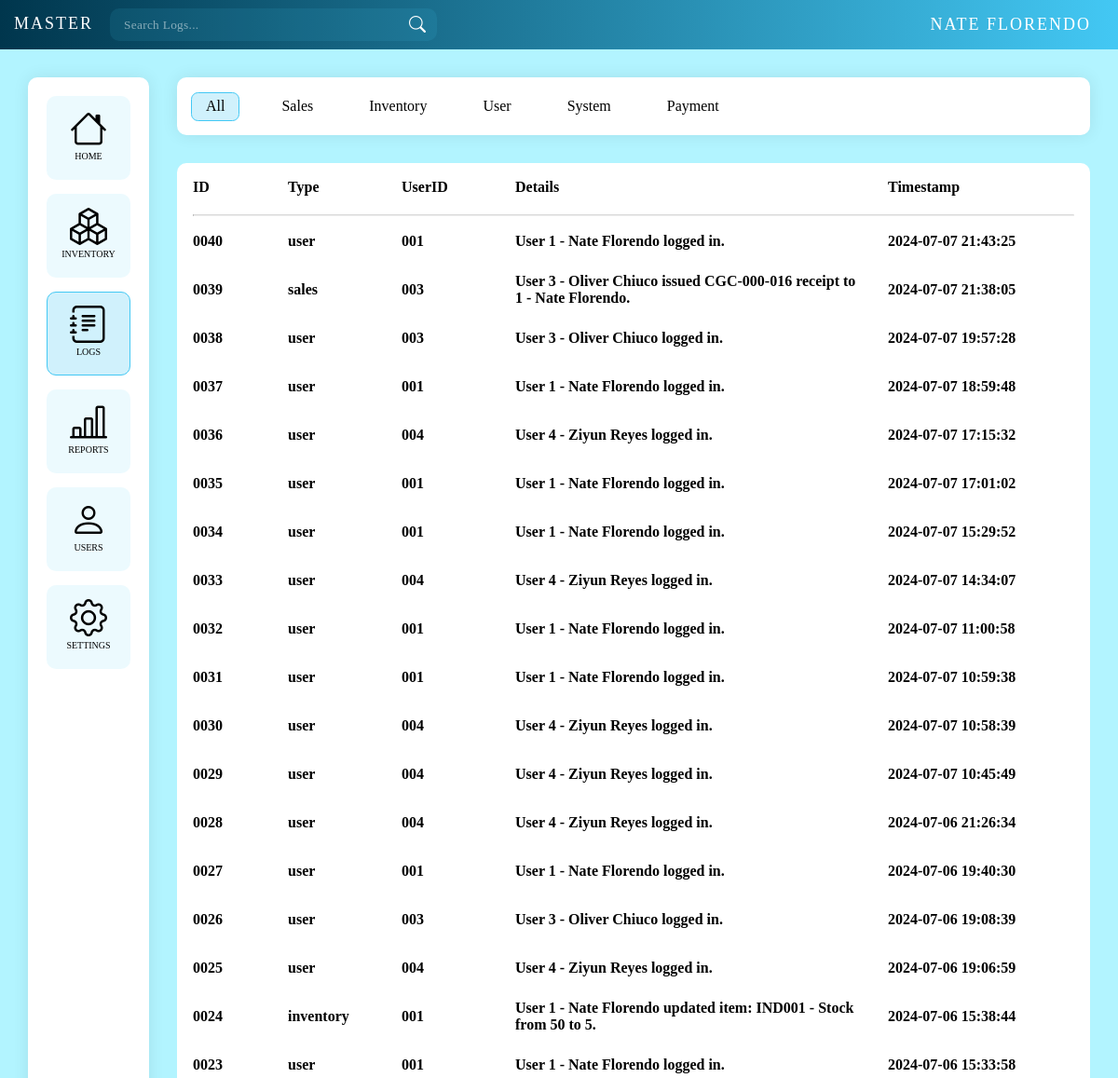
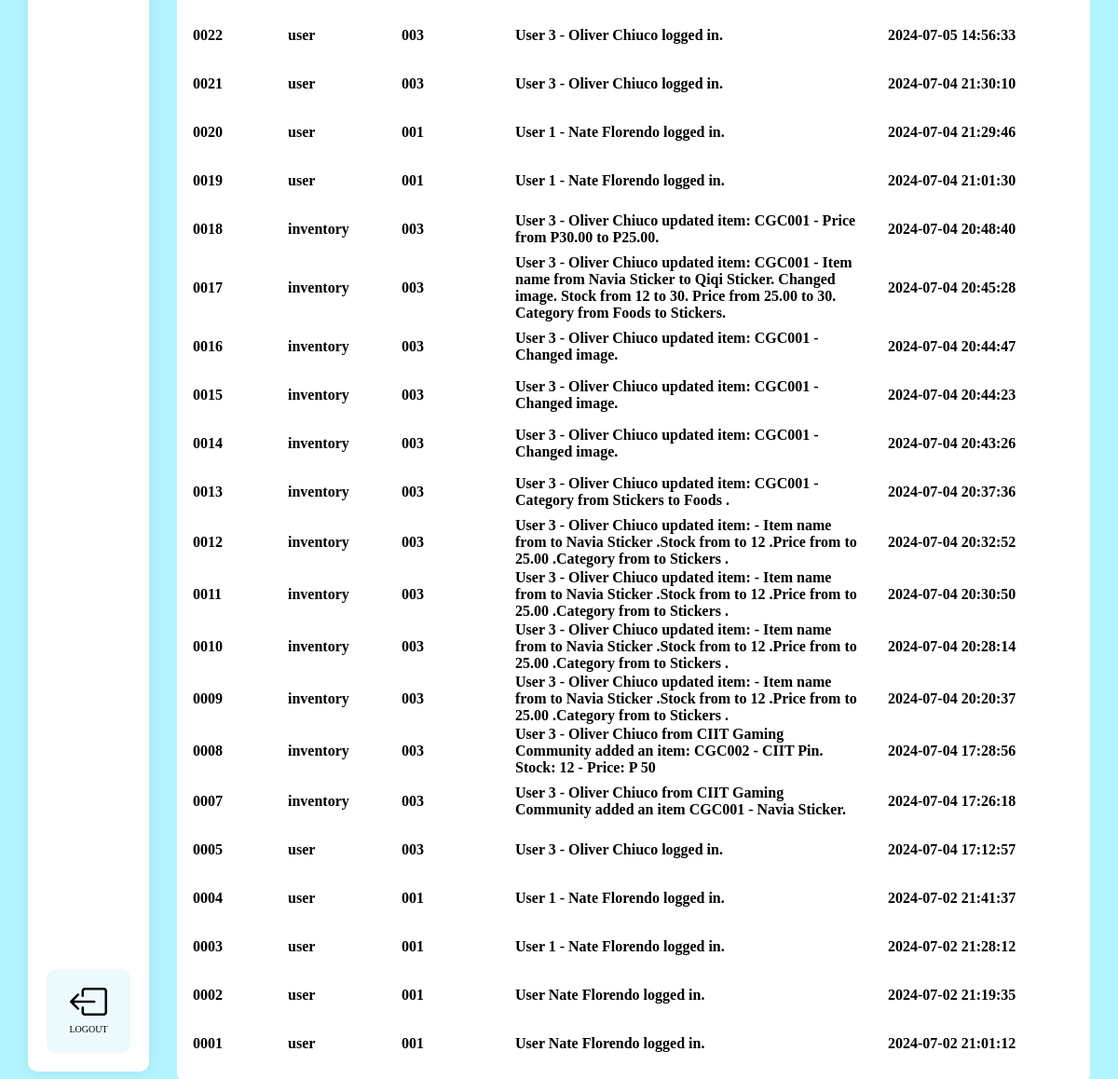
The page /pages/logs.php (signed in) on the database its author committed (2 pictures, top to bottom).
### tables this page shows
CREATE TABLE `users` (
  `id` int(11) NOT NULL,
  `username` varchar(11) NOT NULL,
  `name` varchar(255) NOT NULL,
  `role` enum('master','admin','seller','student') NOT NULL,
  `organization` int(11) DEFAULT NULL,
  `password` varchar(255) NOT NULL,
  `email` varchar(255) NOT NULL,
  `student_number` varchar(50) DEFAULT NULL,
  `status` enum('student','pending','approved','disabled') NOT NULL,
  `use_template` enum('true','false') NOT NULL,
  `use_username` enum('true','false') NOT NULL
);

CREATE TABLE `logs` (
  `id` int(11) NOT NULL,
  `type` enum('sales','inventory','user','system','payment') NOT NULL,
  `userID` int(11) DEFAULT NULL,
  `details` text NOT NULL,
  `timestamp` timestamp NOT NULL DEFAULT current_timestamp()
);

### pages/logs.php (the view, shortened to what this page needs)
<?php
$servername = "localhost";
$username = "root";
$password = "";
$dbname = "techcommprototype";
$name = '';
$conn = new mysqli($servername, $username, $password, $dbname);
function getUserIdFormatted($id, $length) {
    return str_pad($id, $length, '0', STR_PAD_LEFT);
}
$sql = "SELECT u.username, u.name, u.organization, o.code, o.name AS organization_name FROM users AS u JOIN organizations AS o ON u.organization = o.id WHERE u.id = '$_SESSION[user_id]'";
$result = $conn->query($sql);
while ($row = $result->fetch_assoc()) {
    $name = $row["name"];
    $organization_name = $row["organization_name"];
    $organization_id = $row["organization"];
    $organization_code = $row["code"];
}
if($organization_id ==  '1'){
    $sql = "SELECT * FROM logs WHERE userID ='$_SESSION[user_id]' ORDER BY timestamp DESC";
} else{
    $sql = "SELECT logs.* FROM logs
            JOIN users ON logs.userID = users.id
            WHERE users.organization = '$organization_id'
            ORDER BY logs.timestamp DESC";
}
if ($_SESSION['role'] == "master") $sql = "SELECT * FROM logs ORDER BY timestamp DESC";
$result = mysqli_query($conn, $sql);
$logs = mysqli_fetch_all($result, MYSQLI_ASSOC);
?>
<!DOCTYPE html>
<html lang="en">
<head>
    <link rel="stylesheet" type="text/css" href="../css/style.php">
    <link rel="stylesheet" href="https://cdn.jsdelivr.net/npm/bootstrap-icons@1.9.1/font/bootstrap-icons.css">
</head>
<body>
    <nav class="navbar">
        <div class="nav-left">
            <div class="menu">
            <a href="#"
                    class="logo"><?php if ($organization_name == "Individual") {
                        if($_SESSION['role'] == "master"){
                            echo htmlspecialchars("MASTER");
                        } else{
                            echo htmlspecialchars(strtoupper($name));
                        }
                    } else {
                        if($_SESSION['role'] == "admin"){
                            echo htmlspecialchars("ADMIN: " . strtoupper($organization_code));
                        } else{
                            echo htmlspecialchars(strtoupper($organization_name));
                        }
                    } ?></a>
                <form class="search-bar ">
                    <input id="search" type="text" autocomplete="off" placeholder="Search Logs...">
                    <i class="bi bi-search search-empty"></i>
                </form>
            </div>
        </div>
        <div class="nav-right">
            <div class="menu seller">
                <li><a><?php echo htmlspecialchars(strtoupper($name)); ?></a></li>
            </div>
        </div>
    </nav>
    <div class="main-interface with-navbar" >
        <div class="left-panel">
            <div class="left-panel-content shadow unselectable">
                <div class="left-nav-upper">
                    <div class="left-nav-icon button" onclick="window.location.href='../index.php'"><i class="bi bi-house"></i>HOME
                    </div>
                    <div class="left-nav-icon button" onclick="window.location.href='inventory.php'"><i
                            class="bi bi-boxes" ></i>INVENTORY</div>
                    <div class="left-nav-icon button selected" onclick="window.location.href='logs.php'"><i
                            class="bi bi-journal-text"></i>LOGS</div>
                    <div class="left-nav-icon button" onclick="window.location.href='reports.php'"><i
                            class="bi bi-bar-chart-line"></i>REPORTS</div>
                    <?php
                    if($_SESSION['role'] == 'admin' || $_SESSION['role'] == 'master'){
                    ?><div class="left-nav-icon button" onclick="window.location.href='users.php'"><i
                            class="bi bi-person"></i>USERS</div><?php
                    }
                    ?>
                    <div class="left-nav-icon button" onclick="window.location.href='settings.php'"><i
                            class="bi bi-gear"></i>SETTINGS</div>
                </div>
                <div class="left-nav-lower">
                    <div class="left-nav-icon button" onclick="window.location.href='../index.php?logout=1'"><i
                            class="bi bi-box-arrow-left"></i>LOGOUT</div>
                </div>
            </div>
        </div>
        <div class="center-panel" style="margin-right: 15px; width: 100%;">
            <div class="center-panel-content" >
                <div class="category-panel shadow unselectable">
                    <div class="category-button selected">All</div>
                    <div class="category-button">Sales</div>
                    <div class="category-button">Inventory</div>
                    <div class="category-button">User</div>
                    <div class="category-button">System</div>
                    <div class="category-button">Payment</div>
                </div>
                <div class="products-panel unselectable">
                    <table style="background-color: var(--card-color); color: var(--card-text-color) ;border-radius: 10px; width: 100%; text-align: left; padding: 15px; ">
                        <thead >
                            <tr >
                                <th scope="col">ID</th>
                                <th scope="col">Type</th>
                                <th scope="col">UserID</th>
                                <th scope="col">Details</th>
                                <th scope="col">Timestamp</th>
                            </tr>
                        </thead>
                        <tbody >
                            <tr><td colspan="7"><br><hr style="border-top: 1px solid rgba(0, 0, 0, 0.151);"></td></tr>
                            <?php
                            foreach ($logs as $log) {
                                ?>
                                <tr class="log-row" style="height: 50px;">
                                    <th class="log-id" style="width:100px ; min-width: 100px; max-width: 100px; word-wrap:break-word;"><?php echo htmlspecialchars(getUserIdFormatted($log['id'],4)); ?></th>
                                    <th class="log-category" style="width: 120px ; min-width: 120px; max-width: 120px;"><?php echo htmlspecialchars($log['type']); ?></th>
                                    <th class="log-user" style="width: 120px ; min-width: 120px; max-width: 120px;"><?php echo htmlspecialchars(getUserIdFormatted($log['userID'],3)); ?></th>
                                    <th class="log-details" style="padding-right: 30px;"><?php echo htmlspecialchars($log['details']); ?></th>
                                    <th class="log-datetime" style="width: 200px ; min-width: 200px; max-width: 200px;"><?php echo htmlspecialchars($log['timestamp']); ?></th>
                                </tr>
                            <?php } ?>
                        </tbody>
                    </table>
                </div>
            </div>
        </div>
    </div>
</body>
</html>

### rows shown on the page
users: name "NATE FLORENDO"
logs: id "0040", type "user", userID "001", details "User 1 - Nate Florendo logged in.", timestamp "2024-07-07 21:43:25"
logs: id "0039", type "sales", userID "003", details "User 3 - Oliver Chiuco issued CGC-000-016 receipt to 1 - Nate Florendo.", timestamp "2024-07-07 21:38:05"
logs: id "0038", type "user", userID "003", details "User 3 - Oliver Chiuco logged in.", timestamp "2024-07-07 19:57:28"
logs: id "0037", type "user", userID "001", details "User 1 - Nate Florendo logged in.", timestamp "2024-07-07 18:59:48"
logs: id "0036", type "user", userID "004", details "User 4 - Ziyun Reyes logged in.", timestamp "2024-07-07 17:15:32"
logs: id "0035", type "user", userID "001", details "User 1 - Nate Florendo logged in.", timestamp "2024-07-07 17:01:02"
logs: id "0034", type "user", userID "001", details "User 1 - Nate Florendo logged in.", timestamp "2024-07-07 15:29:52"
logs: id "0033", type "user", userID "004", details "User 4 - Ziyun Reyes logged in.", timestamp "2024-07-07 14:34:07"
logs: id "0032", type "user", userID "001", details "User 1 - Nate Florendo logged in.", timestamp "2024-07-07 11:00:58"
logs: id "0031", type "user", userID "001", details "User 1 - Nate Florendo logged in.", timestamp "2024-07-07 10:59:38"
logs: id "0030", type "user", userID "004", details "User 4 - Ziyun Reyes logged in.", timestamp "2024-07-07 10:58:39"
logs: id "0029", type "user", userID "004", details "User 4 - Ziyun Reyes logged in.", timestamp "2024-07-07 10:45:49"
logs: id "0028", type "user", userID "004", details "User 4 - Ziyun Reyes logged in.", timestamp "2024-07-06 21:26:34"
logs: id "0027", type "user", userID "001", details "User 1 - Nate Florendo logged in.", timestamp "2024-07-06 19:40:30"
logs: id "0026", type "user", userID "003", details "User 3 - Oliver Chiuco logged in.", timestamp "2024-07-06 19:08:39"
logs: id "0025", type "user", userID "004", details "User 4 - Ziyun Reyes logged in.", timestamp "2024-07-06 19:06:59"
logs: id "0024", type "inventory", userID "001", details "User 1 - Nate Florendo updated item: IND001 - Stock from 50 to 5.", timestamp "2024-07-06 15:38:44"
logs: id "0023", type "user", userID "001", details "User 1 - Nate Florendo logged in.", timestamp "2024-07-06 15:33:58"
logs: id "0022", type "user", userID "003", details "User 3 - Oliver Chiuco logged in.", timestamp "2024-07-05 14:56:33"
logs: id "0021", type "user", userID "003", details "User 3 - Oliver Chiuco logged in.", timestamp "2024-07-04 21:30:10"
logs: id "0020", type "user", userID "001", details "User 1 - Nate Florendo logged in.", timestamp "2024-07-04 21:29:46"
logs: id "0019", type "user", userID "001", details "User 1 - Nate Florendo logged in.", timestamp "2024-07-04 21:01:30"
logs: id "0018", type "inventory", userID "003", details "User 3 - Oliver Chiuco updated item: CGC001 - Price from P30.00 to P25.00.", timestamp "2024-07-04 20:48:40"
logs: id "0017", type "inventory", userID "003", details "User 3 - Oliver Chiuco updated item: CGC001 - Item name from Navia Sticker to Qiqi Sticker. Changed image. Stock from 12 to 30. Price from 25.00 to 30. Category from Foods to Stickers.", timestamp "2024-07-04 20:45:28"
logs: id "0016", type "inventory", userID "003", details "User 3 - Oliver Chiuco updated item: CGC001 - Changed image.", timestamp "2024-07-04 20:44:47"
logs: id "0015", type "inventory", userID "003", details "User 3 - Oliver Chiuco updated item: CGC001 - Changed image.", timestamp "2024-07-04 20:44:23"
logs: id "0014", type "inventory", userID "003", details "User 3 - Oliver Chiuco updated item: CGC001 - Changed image.", timestamp "2024-07-04 20:43:26"
logs: id "0013", type "inventory", userID "003", details "User 3 - Oliver Chiuco updated item: CGC001 - Category from Stickers to Foods .", timestamp "2024-07-04 20:37:36"
logs: id "0012", type "inventory", userID "003", details "User 3 - Oliver Chiuco updated item: - Item name from to Navia Sticker .Stock from to 12 .Price from to 25.00 .Category from to Stickers .", timestamp "2024-07-04 20:32:52"
logs: id "0011", type "inventory", userID "003", details "User 3 - Oliver Chiuco updated item: - Item name from to Navia Sticker .Stock from to 12 .Price from to 25.00 .Category from to Stickers .", timestamp "2024-07-04 20:30:50"
logs: id "0010", type "inventory", userID "003", details "User 3 - Oliver Chiuco updated item: - Item name from to Navia Sticker .Stock from to 12 .Price from to 25.00 .Category from to Stickers .", timestamp "2024-07-04 20:28:14"
logs: id "0009", type "inventory", userID "003", details "User 3 - Oliver Chiuco updated item: - Item name from to Navia Sticker .Stock from to 12 .Price from to 25.00 .Category from to Stickers .", timestamp "2024-07-04 20:20:37"
logs: id "0008", type "inventory", userID "003", details "User 3 - Oliver Chiuco from CIIT Gaming Community added an item: CGC002 - CIIT Pin. Stock: 12 - Price: P 50", timestamp "2024-07-04 17:28:56"
logs: id "0007", type "inventory", userID "003", details "User 3 - Oliver Chiuco from CIIT Gaming Community added an item CGC001 - Navia Sticker.", timestamp "2024-07-04 17:26:18"
logs: id "0005", type "user", userID "003", details "User 3 - Oliver Chiuco logged in.", timestamp "2024-07-04 17:12:57"
logs: id "0004", type "user", userID "001", details "User 1 - Nate Florendo logged in.", timestamp "2024-07-02 21:41:37"
logs: id "0003", type "user", userID "001", details "User 1 - Nate Florendo logged in.", timestamp "2024-07-02 21:28:12"
logs: id "0002", type "user", userID "001", details "User Nate Florendo logged in.", timestamp "2024-07-02 21:19:35"
logs: id "0001", type "user", userID "001", details "User Nate Florendo logged in.", timestamp "2024-07-02 21:01:12"
